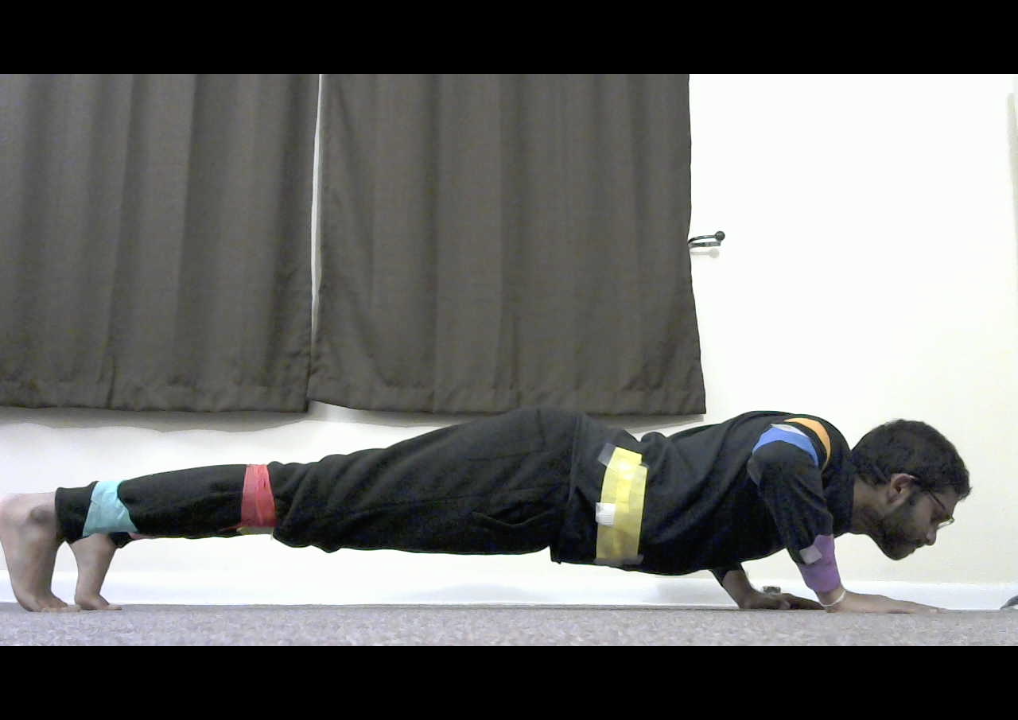
#> input picture Signal Processing/images/Nov/pushUp/HandForward.png, 1018 x 720 px
$ python imageDownscale.py
#> lines starting #> are read from the running program, lines starting #| are printed output that depends on the picture
from PIL import Image
# import cv2
import numpy as np
import copy
import time

resized_row = 120
resized_col = 160

def writeFile(matrix, path):
    string = ""
    for row in matrix:
        ans = ""
        for col in row:
            if(col == 1):
                print("bob")
            ans += str(col) + ", "
        ans += "\n"
        string += ans

    with open(path, "wt") as f:
        f.write(string)

def outputImage(temp_image, imageMask, path):
    temp_pixel = temp_image.load()

    for row in range(resized_row):
        for col in range(resized_col):
            temp_pixel[col, row] = (255, 255, 255)
            if (imageMask[row][col] == 1):
                temp_pixel[col, row] = (0, 0, 0)
    temp_image.save(path)

def printMat(matrix):
    for row in matrix:
        print(row)
    print("\n\n")

originalPath = 'images/Nov/pushUp/HandForward.png'
downscalePath = 'images/Nov/pushUp/HandForward_160x120.png'
trackDownscale = 'images/Nov/pushUp/track_Forward.png'
endpath = 'images/Nov/pushUp/findPixels.png'


time0 = time.time()
# Read Image and Downscale the image
original_image = Image.open(originalPath)
#> original_image is the input picture: PIL image 1018x720 RGBA; mean R, G, B, A 111.4, 111.9, 110.7, 255
original_image_pixels = original_image.load()

new_image = original_image.resize((resized_col, resized_row))
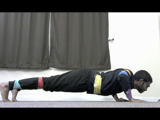
#> new_image: PIL image 160x120 RGBA; mean R, G, B, A 111.5, 112, 110.7, 255
new_image_pixels = new_image.load()
new_image.save(downscalePath)


temp_image = Image.open(downscalePath)
converted_image = temp_image.convert('HSV')
#> converted_image: PIL image 160x120 HSV; mean H, S, V 55, 13.9, 113.7
converted_pixel = converted_image.load()


# Delete Afterward
track_image = Image.open(downscalePath)
track_image_pixels = track_image.load()

row = 88
col = 60
size = 1
done = False
for temp_r in range(resized_row):
    for temp_c in range(resized_col):
        r = temp_r
        c = temp_c
        if abs(r - row) < (size) and abs(c - col) < (size):

            print(str(r) + "x" + str(c) + ": " + str(converted_pixel[c, r]))
            print(str(r) + "x" + str(c) + ": " + str(converted_pixel[c+1, r]))
            print(str(r) + "x" + str(c) + ": " + str(converted_pixel[c, r+1]))
            print(str(r) + "x" + str(c) + ": " + str(converted_pixel[c-1, r-1]))
            print(str(r) + "x" + str(c) + ": " + str(converted_pixel[c+1, r+1]))
            print(str(r) + "x" + str(c) + ": " + str(converted_pixel[c+2, r+2]))
            print(str(r) + "x" + str(c) + ": " + str(converted_pixel[c+3, r+3]))
            print(str(r) + "x" + str(c) + ": " + str(converted_pixel[c+4, r+4]))
            done = True
            track_image_pixels[c, r] = (255, 10, 10)#(255, 10, 10)
            track_image_pixels[c+1, r] = (255, 10, 10)
            track_image_pixels[c, r+1] = (255, 10, 10)
            track_image_pixels[c-1, r-1] = (255, 10, 10)
            track_image_pixels[c+1, r+1] = (255, 10, 10)
            track_image_pixels[c+2, r+2] = (255, 10, 10)
            track_image_pixels[c+3, r+3] = (255, 10, 10)
            track_image_pixels[c+4, r+4] = (255, 10, 10)
    if(done):
        print("break")
        done = False
#> this loop made 120 passes
#| 88x60: (138, 63, 16)
#| 88x60: (127, 79, 16)
#| 88x60: (145, 85, 21)
#| 88x60: (106, 25, 20)
#| 88x60: (145, 81, 22)
#| 88x60: (68, 67, 19)
#| 88x60: (51, 32, 70)
#| 88x60: (99, 6, 227)

track_image.save(trackDownscale)
# Use this as the final
image = converted_image
pixels = converted_pixel


# 142x98 (pushupDown)
# Lower: (17, 87, 160)
# Upper: (29, 133, 246)
shoulderOrangeL = (17, 87, 160)
shoulderOrangeU = (29, 133, 246)


# 131x99 (pushupDown)
# Lower: (155, 124, 150)
# Upper: (160, 140, 225)
elbowBlueL = (155, 124, 150)
elbowBlueU = (160, 140, 225)

# 133x114 (pushupDown)
# Lower: (171, 55, 140)
# Upper: (187, 94, 157)
wristPurpleL = (171, 55, 87)
wristPurpleU = (192, 94, 157)

# 116x105 (pushupDown)
# Lower: (42, 70, 209)
# Upper: (45, 100, 250)
hipYellowL = (38, 65, 165)
hipYellowU = (45, 100, 253)

# 65x105 size 6x3
# Lower: (239, 73, 133)
# Upper: (253, 134, 202)
kneeRedL = (239, 64, 133)
kneeRedU = (252, 137, 216)

# Lower: (50, 45, 160)
# Upper: (60, 65, 240)
kneeOtherGreenL = (47, 45, 111)
kneeOtherGreenU = (60, 74, 240)

# 39x107 (pushupDown)
# Lower: (130, 52, 200)
# Upper: (141, 78, 243)
ankleBlueL = (125, 52, 127)
ankleBlueU = (141, 78, 243)

# Lower: (210, 30, 170)
# Upper: (242, 82, 250)
ankleOtherPinkL = (210, 30, 170)
ankleOtherPinkU = (242, 82, 250)

bodyHSVBounds = [(shoulderOrangeL, shoulderOrangeU), (elbowBlueL, elbowBlueU),
                 (wristPurpleL, wristPurpleU), (hipYellowL, hipYellowU),
                 (kneeRedL, kneeRedU), (kneeOtherGreenL, kneeOtherGreenU),
                 (ankleBlueL, ankleBlueU), (ankleOtherPinkL, ankleOtherPinkU)]


def jointTracking(lowerMask, upperMask):
    imageMask = []
    for row in range(resized_row):
        imageRowMask = [0] * resized_col
        for col in range(resized_col):
            (h, s, v) = pixels[col, row]
            if (h >= lowerMask[0] and s >= lowerMask[1] and v >= lowerMask[2] and
                h <= upperMask[0] and s <= upperMask[1] and v <= upperMask[2]):
                imageRowMask[col] = 1
        imageMask.append(imageRowMask)
    return imageMask


def erosion(imageMask):
    # Morphological Transform (Dilation, Erosion) to get rid of noise
    directions = [[-1, 0], [0, -1], [1, 0], [0, 1]]
    erosionMask = []
    for row in range(resized_row):
        erosionMaskRow = [0] * resized_col
        for col in range(resized_col):
            erosionMaskRow[col] = 1
            if (imageMask[row][col] == 0):
                erosionMaskRow[col] = 0
            else:
                for direction in directions:
                    x = row + direction[0]
                    y = col + direction[1]
                    if (x < 0 or x >= resized_row or y < 0 or y >= resized_col):
                        erosionMaskRow[col] = 0
                    elif (imageMask[x][y] == 0):
                        erosionMaskRow[col] = 0
        erosionMask.append(erosionMaskRow)
    return erosionMask


def dilation(erosionMask):
    directions = [[-1, 0], [0, -1], [1, 0], [0, 1]]
    imageMask = copy.deepcopy(erosionMask)
    for row in range(resized_row):
        for col in range(resized_col):
            if (erosionMask[row][col] == 0):
                for direction in directions:
                    x = row + direction[0]
                    y = col + direction[1]
                    if (x >= 0 and x < resized_row and y >= 0 and y < resized_col and erosionMask[x][y] == 1):
                        imageMask[row][col] = 1
                        break
    return imageMask

def max_area_histogram(histogram):
    stack = [0] * 160
    stackIndex = -1
    max_area = 0
    maxCol = 0
    width = 0
    height = 0

    index = 0
    while (index < len(histogram)):
        if (stackIndex == -1) or (histogram[stack[stackIndex]] <= histogram[index]):
            stackIndex += 1
            stack[stackIndex] = index
            index += 1

        else:
            top_of_stack = stack[stackIndex]
            stackIndex -= 1

            area = (histogram[top_of_stack] *
                ( index
                if (stackIndex == -1) else (index - stack[stackIndex] - 1)))

            if (max_area < area):
                max_area = area
                height = histogram[top_of_stack]
                if (stackIndex != -1):
                    maxCol = stack[stackIndex] + 1
                    width = (index - stack[stackIndex] - 1)
                else:
                    maxCol = 0
                    width = index

    while stackIndex != -1:
        top_of_stack = stack[stackIndex]
        stackIndex -= 1
        area = (histogram[top_of_stack] * ((index - stack[stackIndex] - 1) if (stack != -1) else index))

        if (max_area < area):
            max_area = area
            height = histogram[top_of_stack]
            if (stackIndex != -1):
                maxCol = stack[stackIndex] + 1
                width = (index - stack[stackIndex] - 1)
            else:
                maxCol = 0
                width = index

    return (max_area, maxCol, width, height)

# Returns area of the largest rectangle
# with all 1s in A
def maxRectangle(A, resized_row, resized_col):

    (maxArea, maxCol, maxWidth, maxHeight) = max_area_histogram(A[0])
    maxRow = 0

    # iterate over row to find maximum rectangular
    # area considering each row as histogram
    for i in range(1, resized_row):
        for j in range(resized_col):

            # if A[i][j] is 1 then add A[i -1][j]
            if (A[i][j]):
                A[i][j] += A[i - 1][j]

        # Update result if area with current
        # row (as last row) of rectangle) is more
        (area, col, width, height) = max_area_histogram(A[i])
        if (area > maxArea):
            maxArea = area
            maxRow = i
            maxCol = col
            maxWidth = width
            maxHeight = height

    return (maxRow, maxCol, maxWidth, maxHeight)


def getCenter(imageMask, resized_row, resized_col):
    (maxRow, maxCol, maxWidth, maxHeight) = maxRectangle(imageMask, resized_row, resized_col)
    row = maxRow - (maxHeight/2)
    col = maxCol + (maxWidth/2)
    return (row, col)


def testing(imageMask):
    for i in range(len(imageMask)):
        for j in range(len(imageMask[0])):
            if(imageMask[i][j] == 1):
                print(str(i) + ", " + str(j))

def mainFunction(bodyHSVBounds):
    resized_row = 120
    resized_col = 160
    positions = []
    count = 0


    for bodyPart in bodyHSVBounds:
        lowerMask = bodyPart[0]
        upperMask = bodyPart[1]
        imageMask = jointTracking(lowerMask, upperMask)
        imageMask = dilation(imageMask)
        imageMask = dilation(imageMask)
        imageMask = erosion(imageMask)

        # # writeFile(imageMask, "erosion.txt")
        # imageMask = dilation(imageMask)
        # testing(imageMask)
        # print("Test")

        (row, col) = getCenter(imageMask, resized_row, resized_col)
        positions.append((row, col))
        count += 1

    return positions


# [19 lines of commented-out code are left out]


positions = mainFunction(bodyHSVBounds)


print(positions)

track_image = Image.open(downscalePath)
track_image_pixels = track_image.load()

imageMask = []
for r in range(resized_row):
    temp = [0] * resized_col
    imageMask.append(temp)

for posIndex in range(len(positions)):
    pos = positions[posIndex]
    row = int(pos[0])
    col = int(pos[1])
    size = 2
    done = False

    for r in range(resized_row):
        for c in range(resized_col):
            if abs(r - row) < (size) and abs(c - col) < (size):
                done = True
                track_image_pixels[c, r] = (100, 100, 255) #(255, 10, 10)
        if(done):
            done = False

track_image.save(endpath)
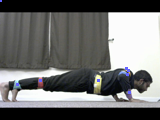
#> saved as findPixels.png: PIL image 160x120 RGBA; mean R, G, B, A 111.3, 111.8, 111.1, 255

$ run again, with Signal Processing/images/Nov/pushUp/High.png copied over Signal Processing/images/Nov/pushUp/HandForward.png
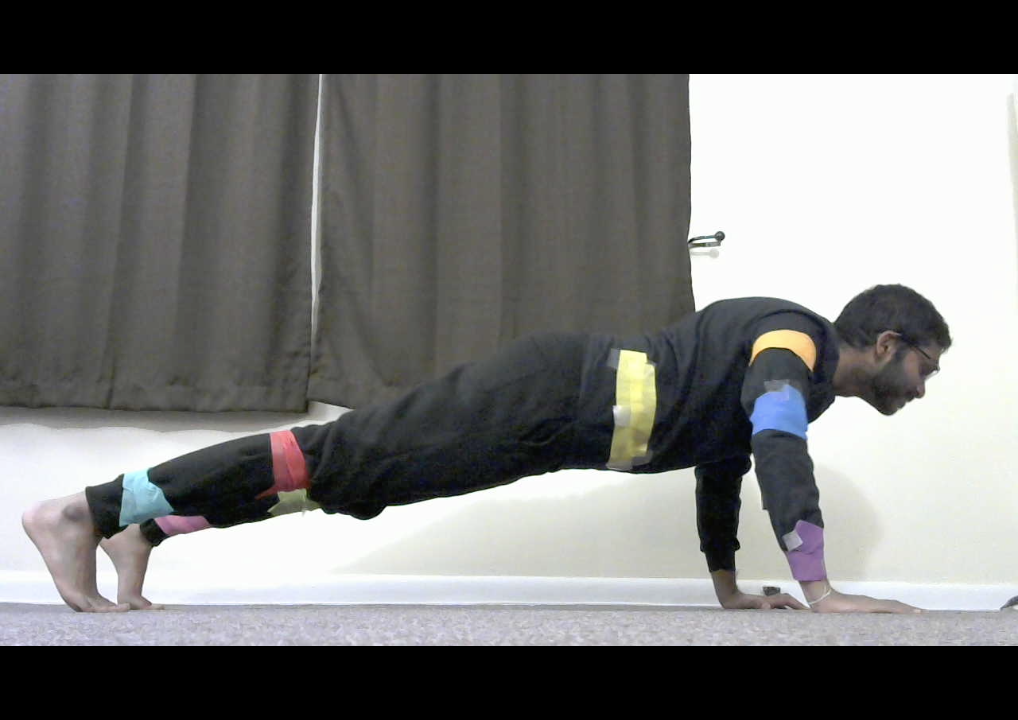
#> input picture Signal Processing/images/Nov/pushUp/High.png, 1018 x 720 px
#> original_image is the input picture: PIL image 1018x720 RGBA; mean R, G, B, A 115.8, 116.2, 115.5, 255
#> `new_image = original_image.resize((resized_col, resized_row))`:
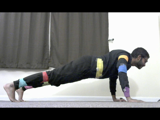
#> new_image: PIL image 160x120 RGBA; mean R, G, B, A 115.8, 116.3, 115.6, 255
#> converted_image: PIL image 160x120 HSV; mean H, S, V 58.9, 13.5, 118.6
#> the loop `for temp_r in range(resized_row):` made 120 passes
#| 88x60: (0, 0, 252)
#| 88x60: (0, 0, 252)
#| 88x60: (63, 2, 253)
#| 88x60: (106, 2, 255)
#| 88x60: (85, 1, 253)
#| 88x60: (85, 2, 245)
#> (further printed lines are left out)
#> `track_image.save(endpath)`:
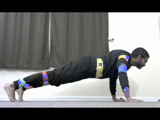
#> saved as findPixels.png: PIL image 160x120 RGBA; mean R, G, B, A 115.7, 116.2, 116, 255

$ run again, with Signal Processing/images/Nov/pushUp/Low.png copied over Signal Processing/images/Nov/pushUp/HandForward.png
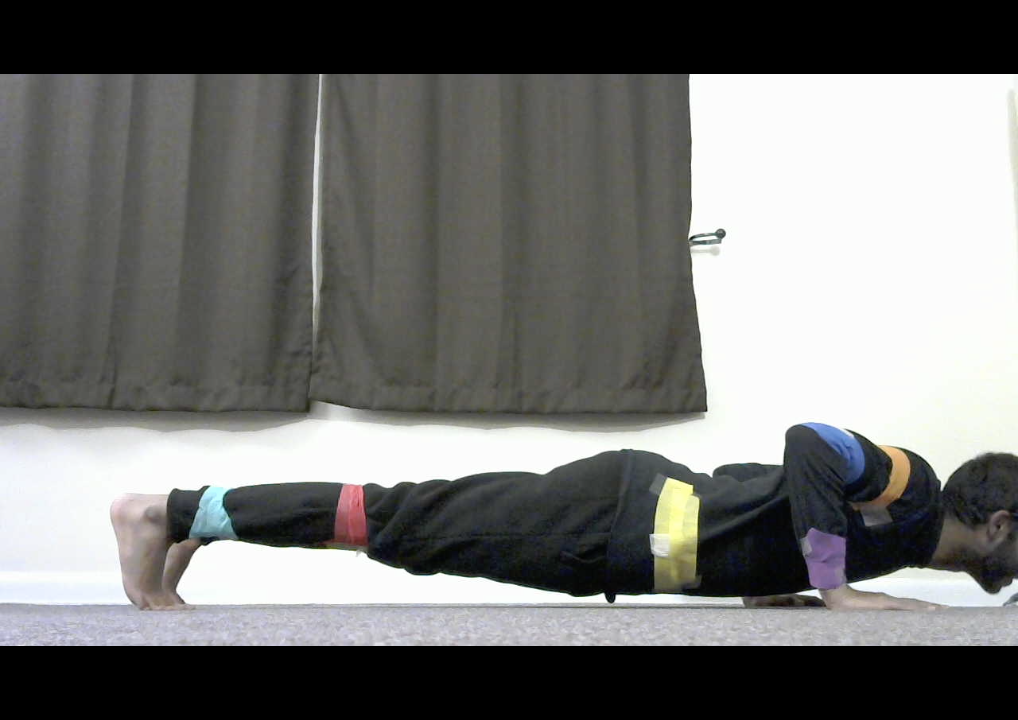
#> input picture Signal Processing/images/Nov/pushUp/Low.png, 1018 x 720 px
#> original_image is the input picture: PIL image 1018x720 RGBA; mean R, G, B, A 115.7, 116.2, 114.7, 255
#> `new_image = original_image.resize((resized_col, resized_row))`:
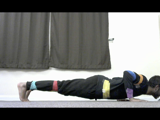
#> new_image: PIL image 160x120 RGBA; mean R, G, B, A 115.8, 116.3, 114.7, 255
#> converted_image: PIL image 160x120 HSV; mean H, S, V 50.7, 13.5, 117.8
#> the loop `for temp_r in range(resized_row):` made 120 passes
#| 88x60: (127, 21, 48)
#| 88x60: (106, 25, 40)
#| 88x60: (155, 61, 50)
#| 88x60: (106, 17, 29)
#| 88x60: (152, 67, 38)
#| 88x60: (138, 72, 14)
#> (further printed lines are left out)
#> `track_image.save(endpath)`:
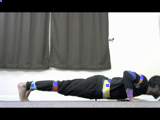
#> saved as findPixels.png: PIL image 160x120 RGBA; mean R, G, B, A 115.6, 116.1, 115.1, 255
